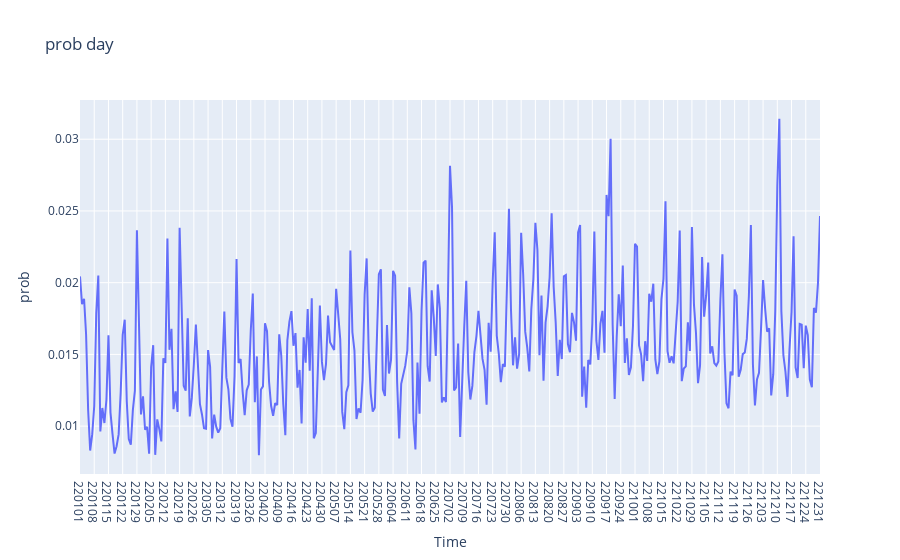
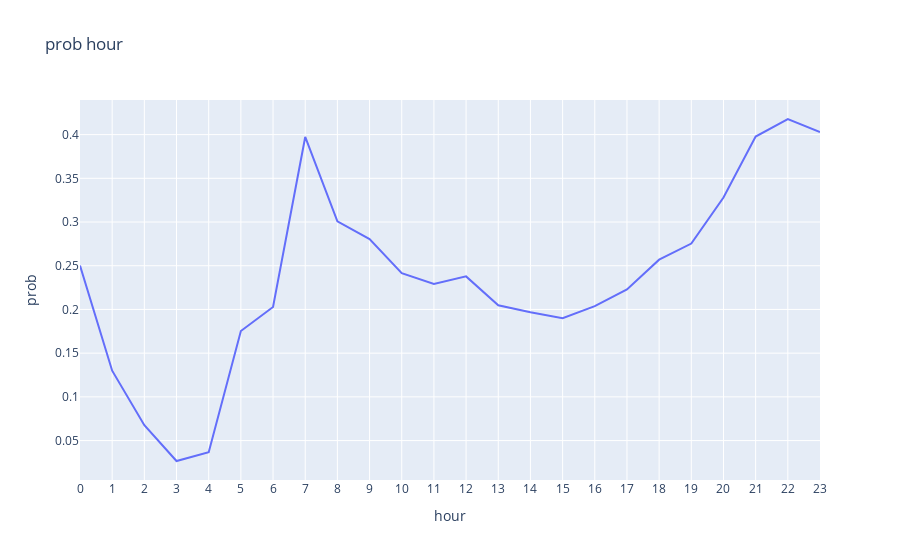
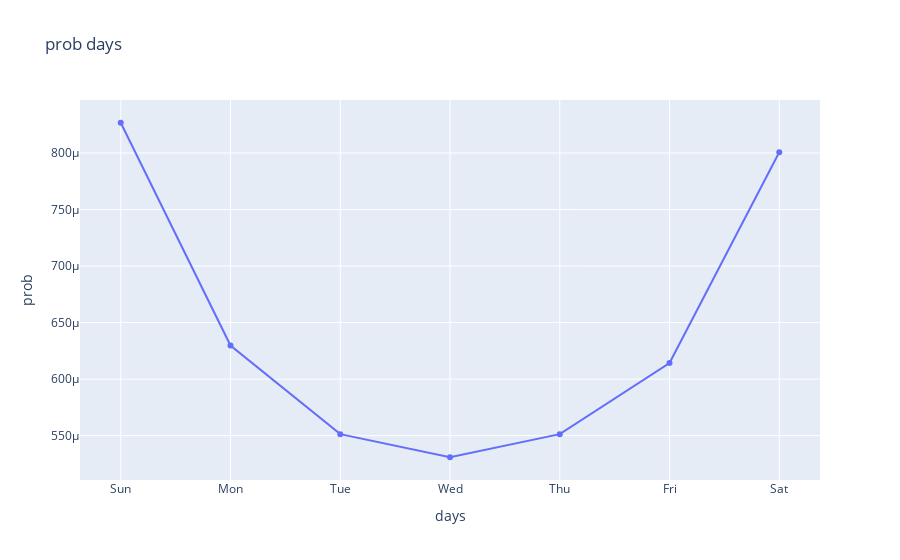

Notebook source saved alongside these figures, in order:
### Code cell
fig = go.Figure(data=[
    go.Scatter(x=x_label_day, y=prob_parday, name='prob'),
])
fig.update_layout(xaxis=dict(title='Time'),
                 yaxis=dict(title='prob'),
                 title='prob day')
fig.show()
fig = go.Figure(data=[
    go.Scatter(x=x_label_hour, y=prob_parhour, name='prob'),
])
fig.update_layout(xaxis=dict(title='hour'),
                 yaxis=dict(title='prob'),
                 title='prob hour')
fig.show()
fig = go.Figure(data=[
    go.Scatter(x=x_label_days, y=prob_perdays, name='prob'),
])
fig.update_layout(xaxis=dict(title='days'),
                 yaxis=dict(title='prob'),
                 title='prob days')
fig.show()

### Figure 1 — Plotly figure (JSON) as saved in the notebook; plotly's stock layout.template omitted (floating-point values rounded to 4 significant figures; data arrays with more than 128 entries replaced by an {"elided": "..."} marker saying what was removed)
{"data": [{"name": "prob", "type": "scatter", "x": {"elided": "365 str values"}, "y": {"elided": "365 float values"}}], "layout": {"title": {"text": "prob day"}, "xaxis": {"title": {"text": "Time"}}, "yaxis": {"title": {"text": "prob"}}}}

### Figure 2 — Plotly figure (JSON) as saved in the notebook; plotly's stock layout.template omitted (floating-point values rounded to 4 significant figures)
{"data": [{"name": "prob", "type": "scatter", "x": ["0", "1", "2", "3", "4", "5", "6", "7", "8", "9", "10", "11", "12", "13", "14", "15", "16", "17", "18", "19", "20", "21", "22", "23"], "y": [0.2502, 0.13, 0.06765, 0.02663, 0.03661, 0.1754, 0.2027, 0.3973, 0.3008, 0.2806, 0.2415, 0.2291, 0.2378, 0.2048, 0.1967, 0.19, 0.2038, 0.2229, 0.2569, 0.2754, 0.328, 0.3978, 0.4179, 0.403]}], "layout": {"title": {"text": "prob hour"}, "xaxis": {"title": {"text": "hour"}}, "yaxis": {"title": {"text": "prob"}}}}

### Figure 3 — Plotly figure (JSON) as saved in the notebook; plotly's stock layout.template omitted (floating-point values rounded to 4 significant figures)
{"data": [{"name": "prob", "type": "scatter", "x": ["Sun", "Mon", "Tue", "Wed", "Thu", "Fri", "Sat"], "y": [0.0008267, 0.0006297, 0.0005513, 0.0005309, 0.0005513, 0.0006142, 0.0008007]}], "layout": {"title": {"text": "prob days"}, "xaxis": {"title": {"text": "days"}}, "yaxis": {"title": {"text": "prob"}}}}
